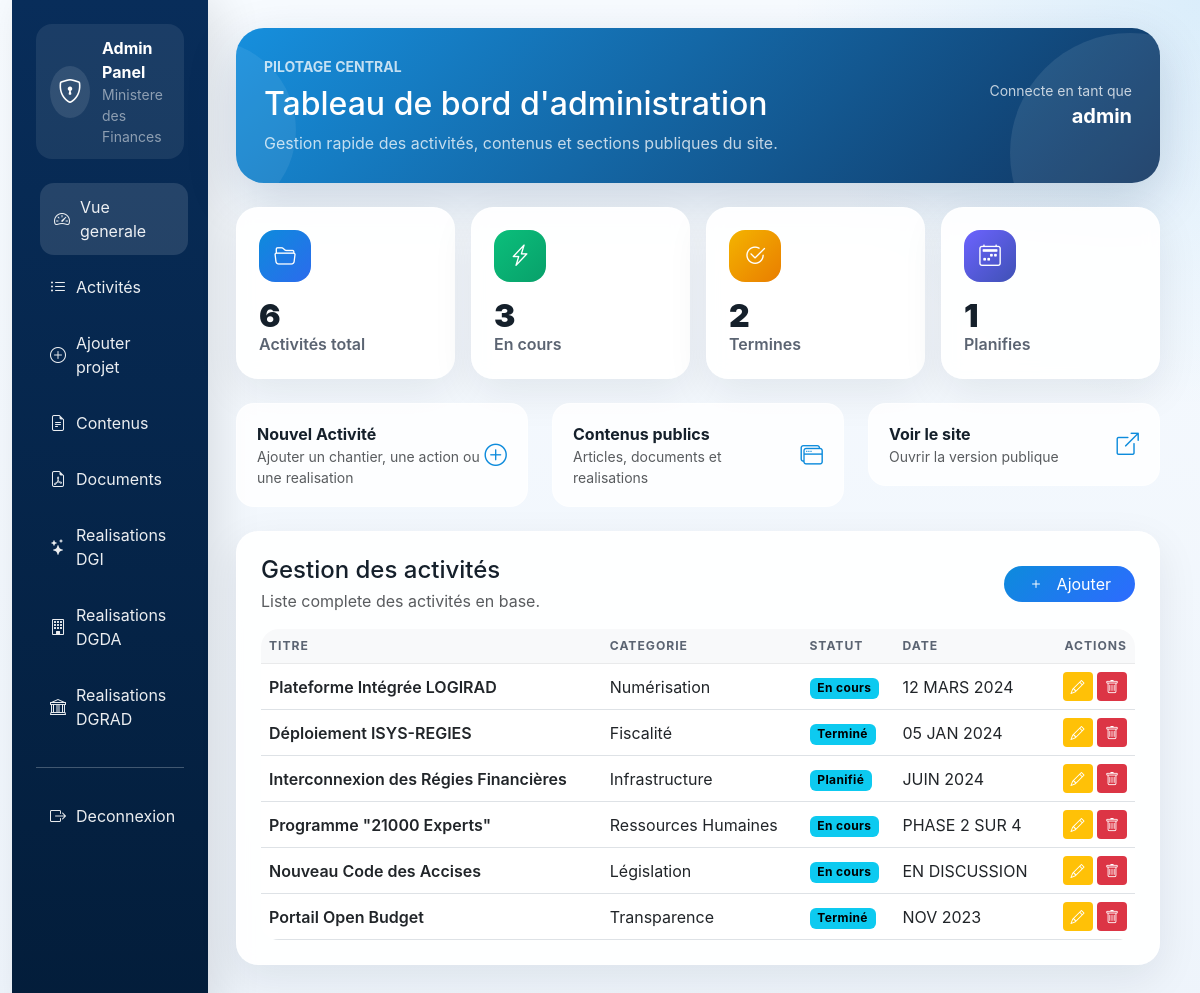
Page /admin/dashboard.php (signed in) on the committed database.
### tables this page shows
CREATE TABLE IF NOT EXISTS projects (
    id INT AUTO_INCREMENT PRIMARY KEY,
    category VARCHAR(100) NOT NULL COMMENT 'Catégorie du projet (Numérisation, Fiscalité, etc.)',
    title VARCHAR(255) NOT NULL COMMENT 'Titre du projet',
    description TEXT NOT NULL COMMENT 'Description détaillée du projet',
    status VARCHAR(50) NOT NULL COMMENT 'Statut: En cours, Terminé, Planifié',
    image_url VARCHAR(500) COMMENT 'URL de l\'image du projet',
    update_date VARCHAR(100) COMMENT 'Date de mise à jour',
    created_at TIMESTAMP DEFAULT CURRENT_TIMESTAMP COMMENT 'Date de création',
    INDEX idx_category (category),
    INDEX idx_status (status),
    INDEX idx_created_at (created_at)
);

### admin/dashboard.php (the view, shortened to what this page needs)
<?php
$db = Database::getInstance();
$conn = $db->getConnection();
$action = $_GET['action'] ?? 'list';
function h($value) {
    return htmlspecialchars((string) $value, ENT_QUOTES, 'UTF-8');
}
$stmt = $conn->query("SELECT * FROM projects ORDER BY created_at DESC");
$projects = $stmt->fetchAll(PDO::FETCH_ASSOC);
$stats = [
    'total' => count($projects),
    'in_progress' => count(array_filter($projects, fn($p) => $p['status'] === 'En cours')),
    'finished' => count(array_filter($projects, fn($p) => $p['status'] === 'Termine' || $p['status'] === 'Terminé')),
    'planned' => count(array_filter($projects, fn($p) => $p['status'] === 'Planifie' || $p['status'] === 'Planifié'))
];
$displayProjects = $projects;
?>
<!DOCTYPE html>
<html lang="fr">
<head>
    <link href="https://cdn.jsdelivr.net/npm/bootstrap@5.3.0/dist/css/bootstrap.min.css" rel="stylesheet">
    <link rel="stylesheet" href="https://cdn.jsdelivr.net/npm/bootstrap-icons@1.11.0/font/bootstrap-icons.css">
</head>
<body>
    <div class="container-fluid">
        <div class="row g-0">
            <div class="col-lg-3 col-xl-2 sidebar p-4 p-xl-4">
                <div class="brand-chip mb-4">
                    <div class="rounded-circle bg-white bg-opacity-10 p-2">
                        <i class="bi bi-shield-lock fs-4"></i>
                    </div>
                    <div>
                        <div class="fw-bold">Admin Panel</div>
                        <div class="small text-white-50">Ministere des Finances</div>
                    </div>
                </div>
                <a class="active" href="dashboard.php"><i class="bi bi-speedometer2"></i> Vue generale</a>
                <a href="dashboard.php?action=list"><i class="bi bi-list-ul"></i> Activités</a>
                <a href="dashboard.php?action=add"><i class="bi bi-plus-circle"></i> Ajouter projet</a>
                <a href="content.php?section=articles"><i class="bi bi-file-earmark-text"></i> Contenus</a>
                <a href="content.php?section=documents"><i class="bi bi-file-earmark-pdf"></i> Documents</a>
                <a href="content.php?section=realisations"><i class="bi bi-stars"></i> Realisations DGI</a>
                <a href="content.php?section=realisations_dgda"><i class="bi bi-building"></i> Realisations DGDA</a>
                <a href="content.php?section=realisations_dgrad"><i class="bi bi-bank"></i> Realisations DGRAD</a>
                <hr class="border-light opacity-25 my-4">
                <a href="index.php?logout"><i class="bi bi-box-arrow-right"></i> Deconnexion</a>
            </div>
            <div class="col-lg-9 col-xl-10 content">
                <div class="admin-hero mb-4">
                    <div class="d-flex justify-content-between align-items-center flex-wrap gap-3 position-relative" style="z-index:1;">
                        <div>
                            <div class="text-uppercase small fw-bold opacity-75 mb-2">Pilotage central</div>
                            <h1 class="h2 fw-black mb-2">Tableau de bord d'administration</h1>
                            <p class="mb-0 opacity-75">Gestion rapide des activités, contenus et sections publiques du site.</p>
                        </div>
                        <div class="text-end">
                            <div class="small opacity-75">Connecte en tant que</div>
                            <div class="fw-bold fs-5"><?php echo h($_SESSION['admin_username']); ?></div>
                        </div>
                    </div>
                </div>
                <?php if ($action === 'list'): ?>
                    <div class="row g-3 mb-4">
                        <div class="col-md-6 col-xl-3">
                            <div class="kpi-card">
                                <div class="icon icon-blue"><i class="bi bi-folder2-open"></i></div>
                                <div class="kpi-value"><?php echo h($stats['total']); ?></div>
                                <div class="kpi-label">Activités total</div>
                            </div>
                        </div>
                        <div class="col-md-6 col-xl-3">
                            <div class="kpi-card">
                                <div class="icon icon-green"><i class="bi bi-lightning-charge"></i></div>
                                <div class="kpi-value"><?php echo h($stats['in_progress']); ?></div>
                                <div class="kpi-label">En cours</div>
                            </div>
                        </div>
                        <div class="col-md-6 col-xl-3">
                            <div class="kpi-card">
                                <div class="icon icon-gold"><i class="bi bi-check2-circle"></i></div>
                                <div class="kpi-value"><?php echo h($stats['finished']); ?></div>
                                <div class="kpi-label">Termines</div>
                            </div>
                        </div>
                        <div class="col-md-6 col-xl-3">
                            <div class="kpi-card">
                                <div class="icon icon-indigo"><i class="bi bi-calendar2-week"></i></div>
                                <div class="kpi-value"><?php echo h($stats['planned']); ?></div>
                                <div class="kpi-label">Planifies</div>
                            </div>
                        </div>
                    </div>
                    <div class="row g-4 mb-4">
                        <div class="col-md-4">
                            <a href="dashboard.php?action=add" class="quick-link">
                                <div>
                                    <div class="fw-bold">Nouvel Activité</div>
                                    <div class="small text-muted">Ajouter un chantier, une action ou une realisation</div>
                                </div>
                                <i class="bi bi-plus-circle"></i>
                            </a>
                        </div>
                        <div class="col-md-4">
                            <a href="content.php?section=articles" class="quick-link">
                                <div>
                                    <div class="fw-bold">Contenus publics</div>
                                    <div class="small text-muted">Articles, documents et realisations</div>
                                </div>
                                <i class="bi bi-window-stack"></i>
                            </a>
                        </div>
                        <div class="col-md-4">
                            <a href="index.php" class="quick-link">
                                <div>
                                    <div class="fw-bold">Voir le site</div>
                                    <div class="small text-muted">Ouvrir la version publique</div>
                                </div>
                                <i class="bi bi-box-arrow-up-right"></i>
                            </a>
                        </div>
                    </div>
                    <div class="panel-card mb-4">
                        <div class="d-flex justify-content-between align-items-center flex-wrap gap-3 mb-3">
                            <div>
                                <h4 class="mb-1">Gestion des activités</h4>
                                <p class="text-muted mb-0">Liste complete des activités en base.</p>
                            </div>
                            <a href="dashboard.php?action=add" class="btn btn-primary rounded-pill px-4">
                                <i class="bi bi-plus me-2"></i> Ajouter
                            </a>
                        </div>
                        <div class="table-wrap table-responsive">
                            <table class="table align-middle mb-0">
                                <thead class="table-light">
                                    <tr>
                                        <th>Titre</th>
                                        <th>Categorie</th>
                                        <th>Statut</th>
                                        <th>Date</th>
                                        <th class="text-end">Actions</th>
                                    </tr>
                                </thead>
                                <tbody>
                                    <?php foreach ($displayProjects as $project): ?>
                                        <tr>
                                            <td class="fw-semibold"><?php echo h($project['title']); ?></td>
                                            <td><?php echo h($project['category']); ?></td>
                                            <td>
                                                <span class="badge text-bg-info"><?php echo h($project['status']); ?></span>
                                            </td>
                                            <td><?php echo h($project['update_date']); ?></td>
                                            <td class="text-end">
                                                <a href="dashboard.php?action=edit&id=<?php echo (int) $project['id']; ?>" class="btn btn-sm btn-warning text-white"><i class="bi bi-pencil"></i></a>
                                                <a href="dashboard.php?delete=<?php echo (int) $project['id']; ?>" class="btn btn-sm btn-danger" onclick="return confirm('Confirmer ?')"><i class="bi bi-trash"></i></a>
                                            </td>
                                        </tr>
                                    <?php endforeach; ?>
                                </tbody>
                            </table>
                        </div>
                    </div>
                <?php endif; ?>
            </div>
        </div>
    </div>
</body>
</html>

### admin/dashboard.php (style rules this page uses)
:root { --navy: #082d5a; --navy-2: #0d3f77; --blue: #0d8bdc; --light: #f4f7fb; --card: rgba(255,255,255,0.92); }
body { font-family: 'Inter', sans-serif; background: radial-gradient(circle at top right, rgba(13,139,220,0.12), transparent 26%), linear-gradient(180deg, #f7fbff 0%, #eef4fb 100%); color: #15202b; }
.sidebar { min-height: 100vh; background: linear-gradient(180deg, var(--navy) 0%, #031d3a 100%); color: white; position: sticky; top: 0; box-shadow: 12px 0 40px rgba(0,0,0,0.1); }
.brand-chip { display: inline-flex; align-items: center; gap: 12px; padding: 12px 14px; border-radius: 16px; background: rgba(255,255,255,0.08); }
.sidebar a { color: rgba(255,255,255,0.92); text-decoration: none; display: flex; align-items: center; gap: 10px; padding: 12px 14px; border-radius: 14px; margin-bottom: 8px; transition: background 0.25s ease, transform 0.25s ease; }
.sidebar a:hover, .sidebar a.active { background: rgba(255,255,255,0.12); transform: translateX(4px); }
.content { padding: 28px; }
.admin-hero { background: linear-gradient(135deg, rgba(13,139,220,0.96), rgba(8,45,90,0.96)); color: white; border-radius: 28px; padding: 28px; position: relative; overflow: hidden; box-shadow: 0 18px 50px rgba(8, 45, 90, 0.18); animation: heroDrift 8s ease-in-out infinite; }
.admin-hero::after { content: ''; position: absolute; inset: auto -90px -90px auto; width: 240px; height: 240px; border-radius: 50%; background: rgba(255,255,255,0.09); }
.admin-hero::before { content: ''; position: absolute; inset: 12px auto auto -120px; width: 180px; height: 180px; border-radius: 50%; background: rgba(255,255,255,0.07); animation: floatBlob 10s ease-in-out infinite; }
.kpi-card, .panel-card, .form-section { background: var(--card); backdrop-filter: blur(8px); border: 1px solid rgba(255,255,255,0.55); border-radius: 22px; box-shadow: 0 14px 42px rgba(15, 23, 42, 0.08); }
.kpi-card { padding: 22px; height: 100%; position: relative; overflow: hidden; transition: transform 0.25s ease, box-shadow 0.25s ease, border-color 0.25s ease; animation: liftFade 0.7s ease both; }
.kpi-card .icon { width: 52px; height: 52px; border-radius: 16px; display: inline-flex; align-items: center; justify-content: center; margin-bottom: 18px; font-size: 1.35rem; color: white; }
.icon-blue { background: linear-gradient(135deg, #0d8bdc, #2c6bed); }
.icon-green { background: linear-gradient(135deg, #0bbf7b, #08a06a); }
.icon-gold { background: linear-gradient(135deg, #f4b400, #e97d00); }
.icon-indigo { background: linear-gradient(135deg, #6c63ff, #3f51b5); }
.kpi-value { font-size: 2rem; font-weight: 900; line-height: 1; }
.kpi-label { color: #5b6472; font-weight: 600; }
.panel-card { padding: 24px; animation: liftFade 0.7s ease both; }
.table-wrap { overflow: hidden; border-radius: 18px; }
.table thead th { font-size: 0.76rem; text-transform: uppercase; letter-spacing: 0.08em; color: #5b6472; border-bottom: 1px solid rgba(0,0,0,0.06); }
.table tbody tr { transition: background 0.2s ease, transform 0.2s ease; animation: rowFade 0.45s ease both; }
.btn-primary { background: linear-gradient(135deg, var(--blue), #2d6bff); border: none; }
.btn-warning, .btn-danger, .btn-secondary { border: none; }
.quick-link { display: flex; align-items: center; justify-content: space-between; text-decoration: none; color: inherit; background: rgba(255,255,255,0.82); border-radius: 18px; padding: 18px 20px; border: 1px solid rgba(255,255,255,0.55); transition: transform 0.25s ease, box-shadow 0.25s ease, border-color 0.25s ease; animation: liftFade 0.7s ease both; }
.quick-link i { font-size: 1.4rem; color: var(--blue); }
.badge { letter-spacing: 0.03em; }

### rows in the picture
projects: title "Plateforme Intégrée LOGIRAD", category "Numérisation", status "En cours", update_date "12 MARS 2024"
projects: title "Déploiement ISYS-REGIES", category "Fiscalité", status "Terminé", update_date "05 JAN 2024"
projects: title "Interconnexion des Régies Financières", category "Infrastructure", status "Planifié", update_date "JUIN 2024"
projects: title "Programme \"21000 Experts\"", category "Ressources Humaines", status "En cours", update_date "PHASE 2 SUR 4"
projects: title "Nouveau Code des Accises", category "Législation", status "En cours", update_date "EN DISCUSSION"
projects: title "Portail Open Budget", category "Transparence", status "Terminé", update_date "NOV 2023"

### other values in the picture
$_SESSION['admin_username'] "admin"
$stats['total'] "6"
$stats['in_progress'] "3"
$stats['finished'] "2"
$stats['planned'] "1"
